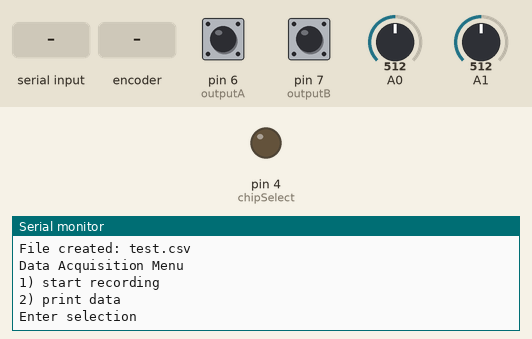
A sketch run on a simulated Arduino Uno, built with avr-gcc and run on an emulated ATmega328P. Shown: output pins drawn as LEDs (lit = HIGH), the last lines printed to the serial monitor. The test bench sets the inputs (shaded band); at power-on: pin 6 (outputA) HIGH, pin 7 (outputB) HIGH, A0 = 512, A1 = 512. Storage starts empty.

Above: at 3.3 s.
3.4 s: "1\n" received over Serial
6.3 s: rotary encoder on pin 6 (outputA) / pin 7 (outputB) turned 1 step (first pin leading)
At 7.6 s:
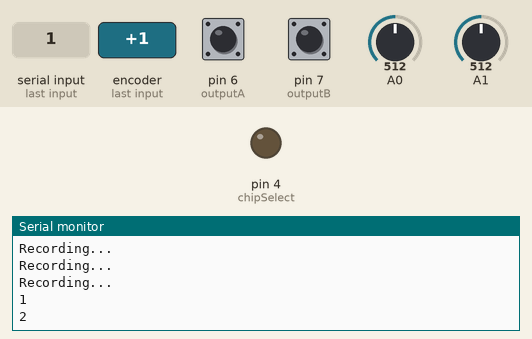
8.0 s: "0\n" received over Serial
At 9.8 s:
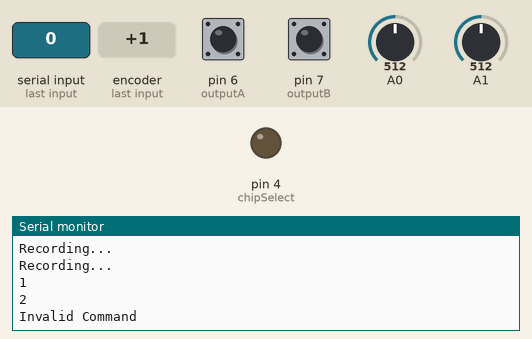
10.5 s: "2\n" received over Serial
At 12.3 s:
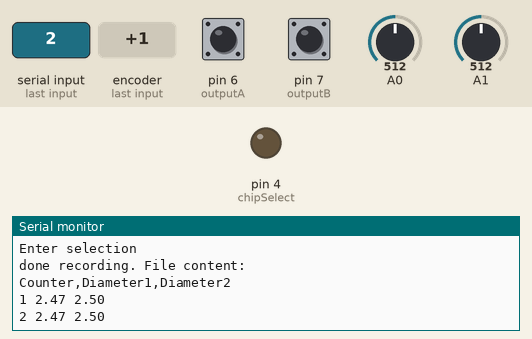

The sketch:

AnomalyDetectionLogger.ino
```cpp
#include <SD.h>
#include <SPI.h>
#define outputA 6
#define outputB 7

int counter = 0;
int aState;
int aLastState;
File dataLog;
const int chipSelect = 4;
String fileName = "";
String command = "";
boolean recording = false;
int val2 = 0;
float y1 = 0;
float y2 = 0;

void printMenu() {
  // put your setup code here, to run once:
  delay(1000);
  Serial.println("Data Acquisition Menu");
  Serial.println("1) start recording");
  Serial.println("2) print data");
  Serial.println("Enter selection");
}

void setup() {
  Serial.print("Setting up: ");
  pinMode (outputA,INPUT);
  pinMode (outputB,INPUT);

  Serial.begin(115200);
  // Reads the initial state of the outputA
  aLastState = digitalRead(outputA);

  //set up the SD card
  fileName = Serial.readString();
  //Serial.setTimeout(10);
  //if (fileName.equals(""))
  fileName = "test.csv";
  Serial.println("Initializing SD card...");
  pinMode(chipSelect, OUTPUT); //chip select pin must be set to output mode
  delay(100);
  if(!(SD.begin(chipSelect))){//Initialize SD card
    Serial.println("Could not initialize SD card."); //if return false, initialization failed
  }
  if(SD.exists(fileName)){ //if a file exists, delete it
    Serial.println("File exists; deleting...");
    if(SD.remove(fileName)){
      Serial.println("Successfully removed file.");
    }else{
      Serial.println("Could not remove fie.");
    }
  }
  dataLog = SD.open(fileName, FILE_WRITE);
  Serial.println("File created: " + (String)dataLog.name());
  dataLog.println("Counter,Diameter1,Diameter2");
  printMenu();
}

void loop() {
  if(Serial.available()){
    command = Serial.readString();
  }
  if(command.equals("1\n")){
    aState = digitalRead(outputA); // Reads the "current" state of the outputA
    // If the previous and the current state of the outputA are different, that means a Pulse has occured
    if(counter == 0){
      Serial.println("Recording...");
    }
    if (aState != aLastState){
      // If the outputB state is different to the outputA state, that means the encoder is rotating clockwise
      if (digitalRead(outputB) != aState) {
        counter ++;
      } else {
        counter --;
      }
      //Serial.print("Position: ");
      Serial.println(counter);
      //now write to the file
      y1 = (0.006707591*analogRead(0)) - 0.960308229;
      y2 = (0.004275653*analogRead(1)) + 0.310058525;
      dataLog.println((String)counter + " " +  (String)y1 + " " +  (String)y2);
    }
    aLastState = aState; // Updates the previous state of the outputA with the current state
  }else if(command.equals("2\n")){
  //Serial.println("You entered: " + Serial.readString());
    dataLog.close();
    Serial.println("done recording. File content:");
    dataLog = SD.open(fileName);
    while(dataLog.available()){
      Serial.println(dataLog.readStringUntil('\n'));
    }
    dataLog.close();
    dataLog = SD.open(fileName, FILE_WRITE);
    command = "";
    printMenu();
  }else if(!command.equals("")){
    Serial.println("Invalid Command");
    printMenu();
    while(!Serial.available()){
      delay(500);
    }
  }
}
```

Measured:
- after the input at 6.3 s, the serial monitor: prints a new line at once (image 1)
- after the input at 8.0 s, the serial monitor: prints a new line after 1.0 s (image 2)
- after the input at 10.5 s, the serial monitor: prints a new line after 1.0 s (image 3)
